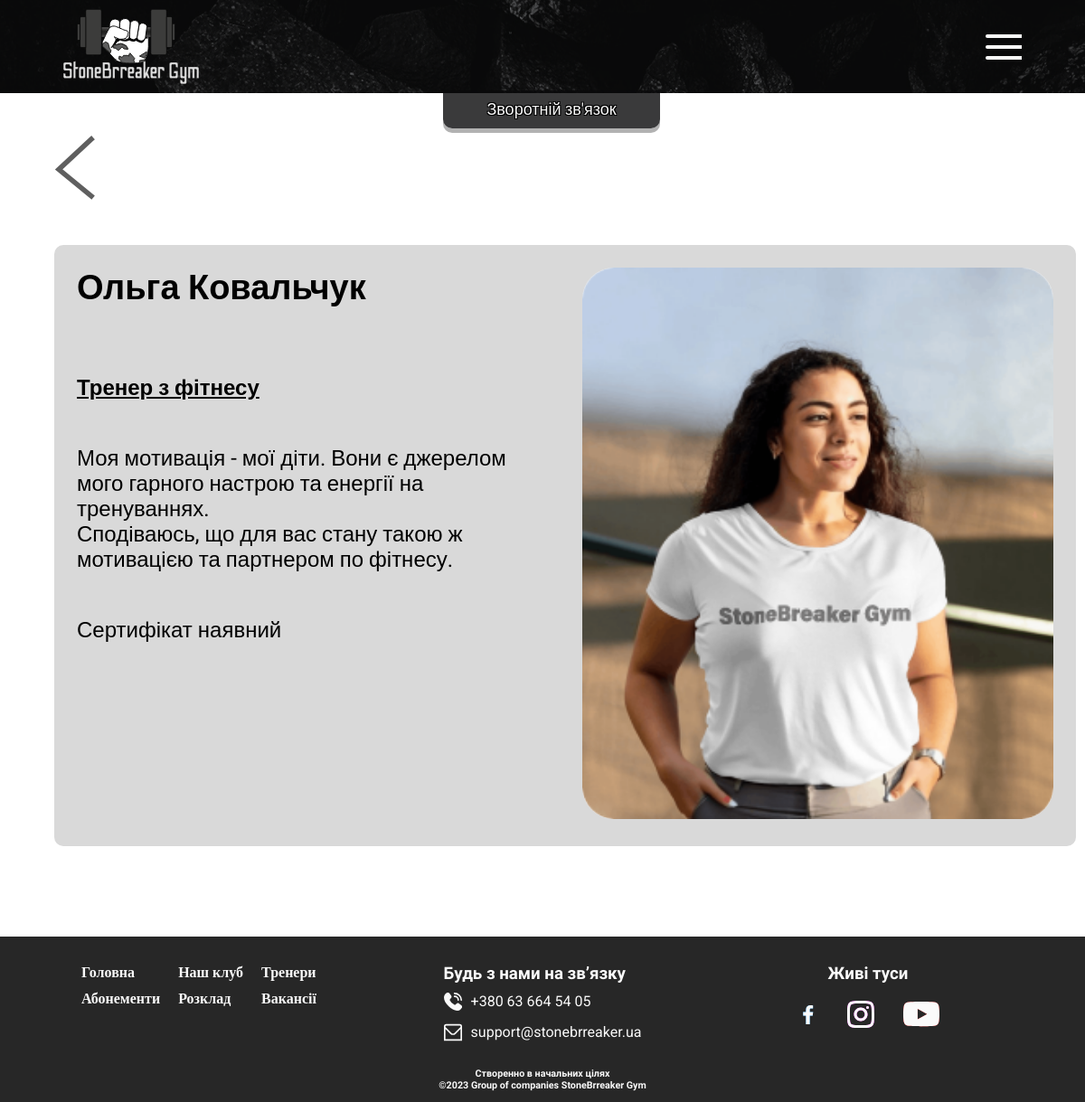
The app's page /trainers-act.php?id=1 with its own data.
### tables this page shows
CREATE TABLE `trainers` (
  `id` smallint NOT NULL,
  `id_train_home` smallint DEFAULT NULL,
  `image` varchar(255) DEFAULT NULL,
  `name` varchar(50) DEFAULT NULL,
  `trainers_type` smallint DEFAULT NULL,
  `information` text,
  `certificate` tinyint(1) DEFAULT NULL
);

CREATE TABLE `trainers_types` (
  `id_trainers_type` smallint NOT NULL,
  `name_vacancies` varchar(50) DEFAULT NULL
);

### trainers-act.php (the view, shortened to what this page needs)
<!DOCTYPE html>
<html lang="ukr">
<head>
   <link rel="stylesheet" type="text/css" href="css/style_trainers-act.css">
   <link rel="stylesheet" type="text/css" href="css/zero.css">
   <link rel="stylesheet" type="text/css" href="css/style_feedback.css">
</head>
<?
$connect_bd = mysqli_connect("localhost", "root", "", "StoneBreaker");
if (isset($_GET['id'])) {
   $trainer_id = $_GET['id'];
   $tr = mysqli_query($connect_bd, "SELECT `trainers`.*, `trainers_types`.`name_vacancies` FROM `trainers`, `trainers_types` WHERE `trainers`.`trainers_type`=`trainers_types`.`id_trainers_type` AND `trainers`.`id`='$trainer_id';");
   $resTr = mysqli_fetch_assoc($tr);
}
?>
<body>
   <div class="wrapper">
      <header class="navigator">
         <div class="conteiner">
            <div class="navigator__row">
               <a href="index.php"><img src="img/logo_1.svg" alt="" class="navigator__logo">
               </a>
               <div class="navigator__connect">
                  <a href="#" class="navigator__con feedbackOpen">Зворотній зв'язок</a>
               </div>
               <div class="navigator__burger">
                  <span></span>
               </div>
            </div>
         </div>
      </header>
      <main class="content">
         <div class="conteiner">
            <div class="trainers__flex">
               <h2 class="trainers__title title"><a href="trainers.php"><img src="img/icon/Exit.svg" alt="Назад до тренерів"></a></h2>
               <? if (isset($resTr)) { ?>
                  <div class="trainers__carts">
                     <div class="trainers__block">
                        <div class="trainers__carts-names">
                           <? echo $resTr['name']; ?>
                        </div>
                        <div class="trainers__carts-type">
                           <? echo $resTr['name_vacancies']; ?>
                        </div>
                        <div class="trainers__carts-info">
                           <?
                           $buf = $resTr['information'];
                           $paragraphs = explode("\n", $buf);
                           foreach ($paragraphs as $paragraph) {
                              echo "<p>$paragraph</p>";
                           }
                           ?>
                        </div>
                        <div class="trainers__carts-certif">
                           Сертифікат
                           <?php
                           if ($resTr['certificate'] == 1) {
                              echo "наявний";
                           } else {
                              echo "на разі відсутній";
                           }
                           ?>
                        </div>
                     </div>
                     <img src="img/trainers/<? echo $resTr['image']; ?>" alt="photo-trainers" class="trainers__carts-image">
                  </div>
               <? } else { ?>
                  <h1 class="title" style="text-align: center;">Тренер не знайден</h1>
               <? } ?>
            </div>
         </div>
      </main>
      <footer class="footer">
         <div class="conteiner">
            <div class="footer__row">
               <div class="footer__body">
                  <div class="footer__menu menu">
                     <ul class="footer__punct-menu">
                        <li class="navigator__grid-1 navigator__grid"><a href="index.php">Головна</a></li>
                        <li class="navigator__grid-2 navigator__grid"><a href="our-club.php">Наш клуб</a></li>
                        <li class="navigator__grid-3 navigator__grid"><a href="subscription.php">Абонементи</a></li>
                        <li class="navigator__grid-4 navigator__grid"><a href="timetable.php">Розклад</a></li>
                        <li class="navigator__grid-5 navigator__grid"><a href="vacancies.php">Вакансії</a></li>
                        <li class="navigator__grid-6 navigator__grid"><a href="trainers.php">Тренери</a></li>
                     </ul>
                  </div>
                  <ul class="footer__connection">
                     <h3 class="footer__title">Будь з нами на зв’язку</h3>
                     <div class="footer__num">
                        <li><a href="tel:+380636645405">+380 63 664 54
                              05</a></li>
                     </div>
                     <div class="footer__email">
                        <li><a href="mailto:156student@mksumdu.info" class="footer__email">support@stonebrreaker.ua</a>
                        </li>
                     </div>
                  </ul>
                  <div class="footer__media">
                     <h3 class="footer__title">Живі туси</h3>
                     <div class="footer__icon">
                        <a class="footer__facebook" href="https://www.facebook.com/?locale=uk_UA" target="_blank"><img src="img/icon/icons8-facebook-f.svg" alt="Facebook"></a>
                        <a class="footer__insta" href="https://www.instagram.com/" target="_blank"><img src="img/icon/icons8-instagram.svg" alt="Instagram"></a>
                        <a class="footer__youtube" href="https://www.youtube.com/" target="_blank"><img src="img/icon/Vector.svg" alt="You Tube"></a>
                     </div>
                  </div>
               </div>
               <div class="footer__copirate">
                  <h6 style="text-align: center;">Створенно в начальних цілях <br>©2023 Group of companies StoneBrreaker
                     Gym</h6>
               </div>
            </div>
         </div>
      </footer>
   </div>
</body>
</html>

### css/style_trainers-act.css (style rules this page uses)
.trainers__flex { display: flex; flex-direction: column; height: 100%; width: 100%; margin: 150px 0px 100px 0px; }
.trainers__block { display: flex; flex-direction: column; justify-content: flex-start; align-items: flex-start; height: 100%; margin: 0px 50px 0px 0px; gap: 50px; font-size: 24px; transition: all 0.3s ease-out 0s; }
.trainers__carts { height: 630px; width: 100%; background: #D9D9D9; border-radius: 10px; padding: 25px 25px 10px 25px; display: flex; flex-direction: row; justify-content: space-between; gap: 10px; transition: all 0.4s ease-out 0s; text-align: center; }
.trainers__carts-image { height: 610px; border-radius: 35px; background-color: #f1f1f1; }
.trainers__carts-names { font-size: 38px; font-weight: 600; margin: 0px 0px 25px 0px; }
.trainers__carts-type { font-weight: 600; text-decoration: underline; }
.trainers__carts-info { text-align: left; }

### records on screen
trainers: name "Ольга Ковальчук", trainers_type.name_vacancies "Тренер з фітнесу", information "Моя мотивація - мої діти. Вони є джерелом мого гарного настрою та енергії на тренуваннях.", information "Сподіваюсь, що для вас стану такою ж мотивацією та партнером по фітнесу.", image (picture)
